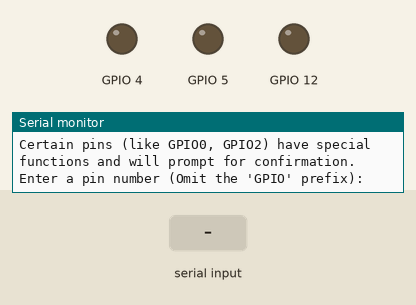
A sketch run on a simulated ESP32. On the bench: output pins drawn as LEDs (lit = HIGH), the last lines printed to the serial monitor. Inputs (shaded band) come from the test bench.

Above: at 1.2 s.
1.3 s: "4\n" received over Serial
At 2.0 s:
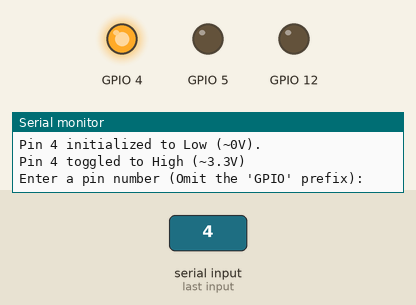
2.8 s: "5\n" received over Serial
At 3.2 s:
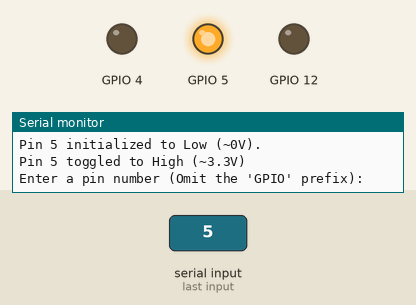
4.3 s: "12\n" received over Serial
At 5.5 s:
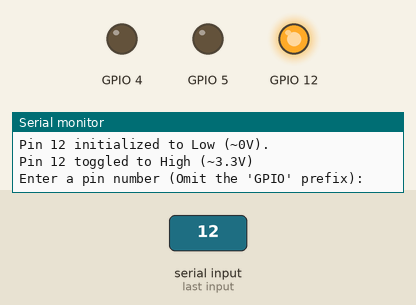
5.8 s: "Y\n" received over Serial
At 7.0 s:
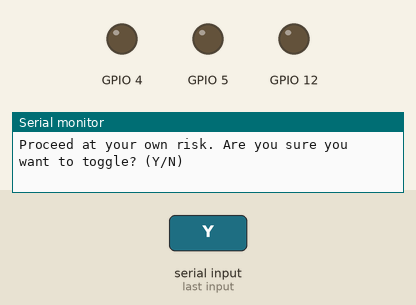
Timing chart, 0 to 8.8 s (numbered marks = the images above; inputs shaded):
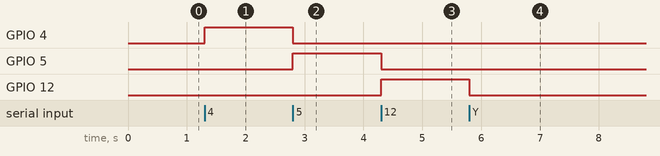

The sketch:

ESP32_GPIO_Test.ino
```cpp
/*
================================================================================================
=================================== ESP32 GPIO Toggle Test Sketch ==============================
================================================================================================

This sketch is designed to help you manually test the functionality of individual GPIO pins on your ESP32.
It allows you to toggle a selected GPIO pin between HIGH (~3.3V DC) and LOW (~0V DC) states
via the serial monitor, confirming its output capability and helping to diagnose wiring issues.
The code will automatically set the previous pin back to Low on entry of a new Pin

------------------------------------------------------------------------------------------------
WARNING / DISCLAIMER:
Use this code at your own risk. While designed for safe testing, incorrect usage or testing
of critical pins (like GPIO0/GPIO2) can affect ESP32 boot behavior or, in rare cases,
damage hardware if short circuits are present or inappropriate loads are connected.
Always ensure you understand your wiring and component limits.
If you break hardware / yourself, the author is not liable.
------------------------------------------------------------------------------------------------

HOW TO USE:

1.  FLASH THIS SKETCH: Upload this code to your ESP32 board using the Arduino IDE.
2.  OPEN SERIAL MONITOR: Open the Serial Monitor in the Arduino IDE (set baud rate to 115200).
3.  POWER ON ESP32: Ensure your ESP32 and any connected components are powered on.
4.  USE MULTIMETER:
    *   Set your multimeter to DC VOLTAGE mode (range appropriate for 0-5V, e.g., 20V DC).
    *   Place the BLACK (COM) probe of your multimeter on a known good GND pin of your ESP32.
    *   Use the RED (VΩmA) probe to touch the GPIO pin you want to test.
5.  ENTER PIN NUMBERS:
    *   In the Serial Monitor, you will be prompted to "Enter a pin number (Omit the 'GPIO' prefix):".
    *   Type the number of the GPIO pin you want to test (e.g., `25`, `33`) and press Enter.
    *   The sketch will toggle the state of that pin.
    *   **Observe your multimeter:**
        *   If the pin is set to HIGH, your multimeter should read approximately **3.3V DC**.
        *   If the pin is set to LOW, your multimeter should read approximately **0V DC**.
    *   **Special Pins:** For GPIO0 and GPIO2, a confirmation will be requested due to their boot-related functions.
6.  AUTOMATIC RESET: When you select a new valid pin, the *previously controlled pin* will automatically be set back to LOW to avoid conflicts and simplify testing.

================================================================================================
*/

#include <Arduino.h>
#include <map> // Required for std::map to store pin states

// A map to store the current state (LOW/HIGH) of each GPIO pin we interact with.
// Key: GPIO pin number (int)
// Value: Current state (LOW or HIGH, int)
std::map<int, int> pinStates;

int lastControlledPin = -1; // To keep track of the last pin we toggled

// Function to print a warning for risky pins
void printRiskyPinWarning(int pin) {
    Serial.print("WARNING: GPIO");
    Serial.print(pin);
    Serial.println(" has special functions (e.g., boot mode selection).");
    Serial.println("Toggling this pin could affect the ESP32's boot behavior or stability.");
    Serial.println("Proceed at your own risk. Are you sure you want to toggle? (Y/N)");
}

// Function to handle reading a Y/N confirmation
bool getConfirmation() {
    while (Serial.available() == 0) {
        // Wait for user input
        delay(10);
    }
    String confirmation = Serial.readStringUntil('\n');
    confirmation.trim();
    confirmation.toUpperCase(); // Convert to uppercase for easier comparison
    return confirmation.equals("Y");
}


void setup() {
    Serial.begin(115200); // Initialize serial communication at 115200 baud
    // Wait for the serial port to connect. Needed for native USB port boards only.
    while (!Serial) {
        delay(10);
    }

    Serial.println("\n--- ESP32 GPIO Toggle Test ---");
    Serial.println("Purpose: Test individual GPIO pins by toggling their state.");
    Serial.println("Expected Voltage Levels (for digitalWrite):");
    Serial.println("  LOW:  ~0V DC");
    Serial.println("  HIGH: ~3.3V DC");
    Serial.println("------------------------------");
    Serial.println("Enter a GPIO pin number (e.g., 4, 13, 27) in the serial monitor to toggle its state.");
    Serial.println("Certain pins (like GPIO0, GPIO2) have special functions and will prompt for confirmation.");
    Serial.println("\nEnter a pin number (Omit the 'GPIO' prefix): ");
}

void loop() {
    if (Serial.available() > 0) {
        String inputString = Serial.readStringUntil('\n');
        inputString.trim();

        int pinNumber = inputString.toInt();

        // --- Pin Number Validation for commonly used GPIOs ---
        bool isValidOutputPin = false;
        bool isRiskyPin = false;

        switch (pinNumber) {
            case 0: case 2:
                isRiskyPin = true;
                isValidOutputPin = true;
                break;
            case 4: case 5:
            case 12: case 13: case 14: case 15: case 16: case 17:
            case 18: case 19: case 21: case 22: case 23:
            case 25: case 26: case 27:
            case 32: case 33:
                isValidOutputPin = true;
                break;
            default:
                isValidOutputPin = false;
                break;
        }

        if (isValidOutputPin) {
            // If a new pin is selected, and it's different from the last, set the last one to LOW
            if (lastControlledPin != -1 && lastControlledPin != pinNumber) {
                if (pinStates.find(lastControlledPin) != pinStates.end()) {
                    digitalWrite(lastControlledPin, LOW);
                    pinStates[lastControlledPin] = LOW;
                    Serial.print("GPIO");
                    Serial.print(lastControlledPin);
                    Serial.println(" set back to Low.");
                }
            }

            if (isRiskyPin) {
                printRiskyPinWarning(pinNumber);
                if (!getConfirmation()) {
                    Serial.println("Toggle cancelled. Enter another pin number: ");
                    // Important: If cancelled, do NOT update lastControlledPin
                    return;
                }
            }

            // Set the current pin as the last controlled pin
            lastControlledPin = pinNumber;

            // Check if the pin's state is already in our map
            if (pinStates.find(pinNumber) == pinStates.end()) {
                // If not, initialize it as an OUTPUT and set to LOW
                pinMode(pinNumber, OUTPUT);
                digitalWrite(pinNumber, LOW);
                pinStates[pinNumber] = LOW;
                Serial.print("Pin ");
                Serial.print(pinNumber);
                Serial.println(" initialized to Low (~0V).");
            }

            // Get the current state from our map
            int currentState = pinStates[pinNumber];

            // Determine the new state (toggle)
            int newState = (currentState == LOW) ? HIGH : LOW;

            // Apply the new state to the pin
            digitalWrite(pinNumber, newState);

            // Update the state in our map
            pinStates[pinNumber] = newState;

            // Print the result
            Serial.print("Pin ");
            Serial.print(pinNumber);
            Serial.print(" toggled to ");
            Serial.println((newState == HIGH) ? "High (~3.3V)" : "Low (~0V)");

        } else {
            Serial.print("Pin ");
            Serial.print(pinNumber);
            Serial.println(" is not a commonly used or safe output pin for this test.");
            Serial.println("Please enter a commonly usable GPIO pin number for output (e.g., 2, 4, 12-19, 21-23, 25-27, 32, 33).");
        }
        Serial.println("\nEnter a pin number (Omit the 'GPIO' prefix): "); // Prompt again for the next input
    }
}
```

Measured:
- after the input at 1.3 s, GPIO 4: LOW → HIGH at once
- after the input at 2.8 s, GPIO 4: HIGH → LOW at once; GPIO 5: LOW → HIGH at once
- after the input at 4.3 s, GPIO 5: HIGH → LOW at once; GPIO 12: LOW → HIGH at once
- after the input at 5.8 s, GPIO 12: HIGH → LOW at once
